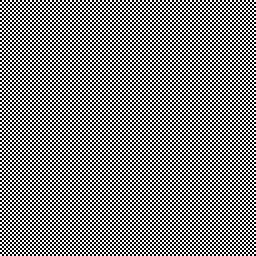
#> input picture assignment3/data/chequerboard.jpg, 256 x 256 px, given in place of uni-bonn.jpg, which was not available
$ python template5.py
#> lines starting #> are read from the running program, lines starting #| are printed output that depends on the picture
"""
Exercise Sheet 2 - Exercise 5
MA-INF 2201 Computer Vision WS26/27
Chamfer Distance - Template
Python 3.12, OpenCV 5.0.0, NumPy 2.3.3
Image: data/uni-bonn.jpg

Using cv2.Canny for edge detection is permitted.
Implement the Chamfer distance transform using two raster scans.
"""

from pathlib import Path

import cv2
import matplotlib.pyplot as plt
import numpy as np

ROOT = Path(__file__).resolve().parent
DATA = ROOT / "data"
OUTPUT = ROOT / "results" / "exercise5"


def load_grayscale(filename):
    image = cv2.imread(str(DATA / filename), cv2.IMREAD_GRAYSCALE)
    if image is None:
        raise FileNotFoundError(f"Missing input image: {DATA / filename}")
    return image


def chamfer_5711(edge_mask):
    """Return the Chamfer distance transform in raw 5-7-11 units.

    edge_mask: Nonzero pixels represent edge pixels (distance zero).
    Costs: (0, 1)/(1, 0) -> 5, (1, 1) -> 7,
           (1, 2)/(2, 1) -> 11, with sign changes.
    Use forward and backward raster scans.
    Do not use built-in distance transform functions.
    """
    h, w = edge_mask.shape
    dist = np.where(edge_mask > 0, 0.0, np.inf)


    forward_offsets = [
        (-1, -1, 7), (-1, 0, 5), (-1, 1, 7), (0, -1, 5),
        (-2, -1, 11), (-2, 1, 11), (-1, -2, 11), (-1, 2, 11),
    ]
    for i in range(h):
        for j in range(w):
            best = dist[i, j]
            for di, dj, cost in forward_offsets:
                ni, nj = i + di, j + dj
                if 0 <= ni < h and 0 <= nj < w:
                    candidate = dist[ni, nj] + cost
                    if candidate < best:
                        best = candidate
            dist[i, j] = best

    backward_offsets = [(-di, -dj, cost) for di, dj, cost in forward_offsets]
    for i in range(h - 1, -1, -1):
        for j in range(w - 1, -1, -1):
            best = dist[i, j]
            for di, dj, cost in backward_offsets:
                ni, nj = i + di, j + dj
                if 0 <= ni < h and 0 <= nj < w:
                    candidate = dist[ni, nj] + cost
                    if candidate < best:
                        best = candidate
            dist[i, j] = best
    return dist


def directional_chamfer(a, b):
    """Return the average distance from A's edge pixels to the nearest edge in B.

    Express the result in approximate pixel units (raw Chamfer / 5).
    """
    dist_to_b = chamfer_5711(b)
    return np.mean(dist_to_b[a > 0]) / 5.0


def make_synthetic_edge_maps():
    """Return two binary edge maps, with B strictly containing A's edge pixels."""
    size = 10
    A = np.zeros((size, size), dtype=np.uint8)
    A[3, 1:3] = 1
    A[4:5, 6] = 1

    B = A.copy()
    B[8, 1] = 1

    return A, B


def main():
    OUTPUT.mkdir(parents=True, exist_ok=True)
    image = load_grayscale("uni-bonn.jpg")
#> in load_grayscale, image is the input picture: shape (256, 256); min 0, max 255, mean 127.5
    edges = cv2.Canny(image, 100, 200)
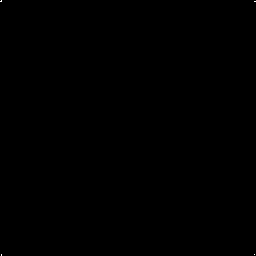
#> edges: shape (256, 256); 0.01% white in thin lines or dots

    chamfer_raw = chamfer_5711(edges)
#> in chamfer_5711, `dist = np.where(edge_mask > 0, 0.0, np.inf)`: dist: shape (256, 256) float64; 99.99% of the values are NaN or infinite; the others: min 0, max 0, mean 0
#> after the loop in chamfer_5711, `for i in range(h):`:
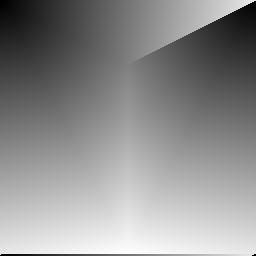
#> dist: shape (256, 256) float64; 0% of the values are NaN or infinite; the others: min 0, max 1386, mean 774.9; drawn with min black, max white, NaN and infinite black
#> after the loop in chamfer_5711, `for i in range(h - 1, -1, -1):`:
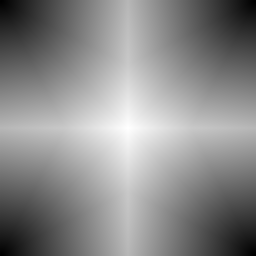
#> dist: shape (256, 256) float64; min 0, max 882, mean 480.9; drawn with min black and max white

    fig, axes = plt.subplots(1, 3, figsize=(15, 5))
    for ax in axes:
        ax.axis('off')
    axes[0].imshow(image, cmap='gray'); axes[0].set_title("Original")
    axes[1].imshow(edges, cmap='gray'); axes[1].set_title("Canny edges")
    im = axes[2].imshow(chamfer_raw, cmap='jet'); axes[2].set_title("Chamfer 5-7-11 distance")
    plt.tight_layout()
    fig.savefig(OUTPUT / "chamfer_distance.png")
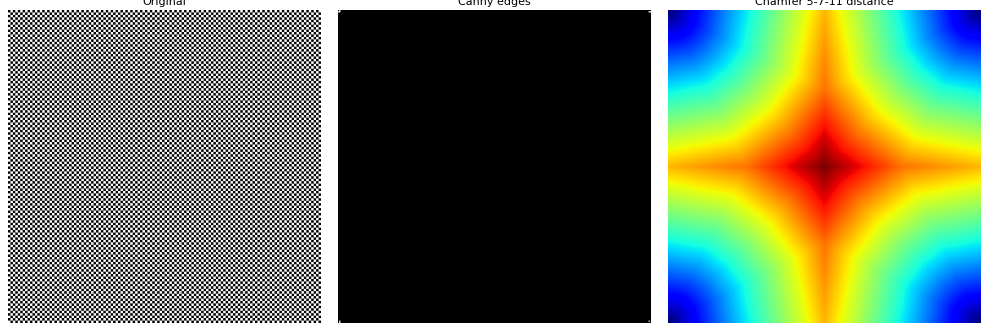
#> figure drawn by matplotlib, 3 panels
    plt.show()

    inverted_mask = np.where(edges > 0, 0, 255).astype(np.uint8)
#> inverted_mask: shape (256, 256); 100% white; black in thin lines or dots
    euclidean_dist = cv2.distanceTransform(inverted_mask, cv2.DIST_L2, 5)
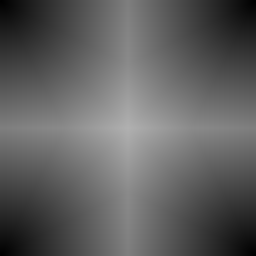
#> euclidean_dist: shape (256, 256) float32; min 0, max 176.4, mean 96.1
    chamfer_pixel_units = chamfer_raw / 5.0

    diff = np.abs(chamfer_pixel_units - euclidean_dist)
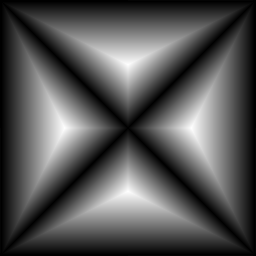
#> diff: shape (256, 256) float64; min 0, max 0.195, mean 0.0639; drawn with min black and max white
    print(f"Mean abs diff (chamfer/5 vs. Euclidean): {diff.mean():.4f}")
#| Mean abs diff (chamfer/5 vs. Euclidean): 0.0639
    print(f"Max abs diff (chamfer/5 vs. Euclidean): {diff.max():.4f}")
#| Max abs diff (chamfer/5 vs. Euclidean): 0.1953

    fig, axes = plt.subplots(1, 3, figsize=(15, 5))
    for ax in axes:
        ax.axis('off')
    axes[0].imshow(chamfer_pixel_units, cmap='jet'); axes[0].set_title("Chamfer / 5")
    axes[1].imshow(euclidean_dist, cmap='jet'); axes[1].set_title("cv2 Euclidean DT")
    axes[2].imshow(diff, cmap='jet'); axes[2].set_title("Absolute difference")
    plt.tight_layout()
    fig.savefig(OUTPUT / "chamfer_vs_euclidean.png")
    plt.show()

    A, B = make_synthetic_edge_maps()
    d_ab = directional_chamfer(A, B)
#> d_ab = 0
    d_ba = directional_chamfer(B, A)
#> d_ba = 1.25
    print(f"d_ch(A, B) = {d_ab:.4f}")
#| d_ch(A, B) = 0.0000
    print(f"d_ch(B, A) = {d_ba:.4f}")
#| d_ch(B, A) = 1.2500

    fig, axes = plt.subplots(1, 2, figsize=(8, 4))
    axes[0].imshow(A, cmap='gray'); axes[0].set_title("A"); axes[0].axis('off')
    axes[1].imshow(B, cmap='gray'); axes[1].set_title("B"); axes[1].axis('off')
    plt.tight_layout()
    fig.savefig(OUTPUT / "synthetic_edge_maps.png")
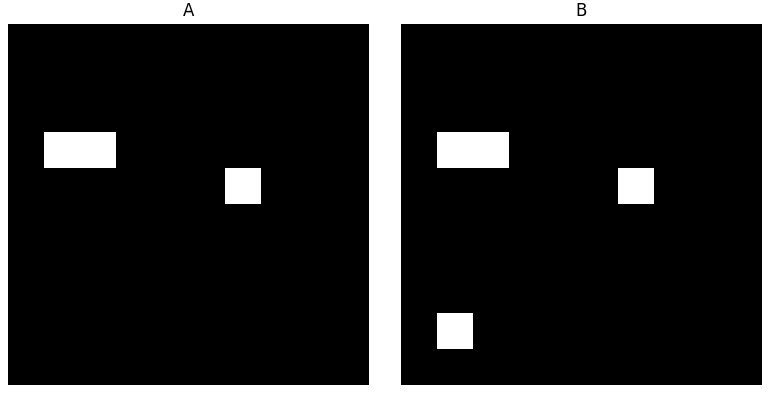
#> figure drawn by matplotlib, 2 panels
    plt.show()


if __name__ == "__main__":
    main()
